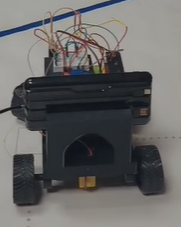
#> input picture media/robot-photos/version1/back.png, 181 x 227 px
$ python -i race.py   (imports and definitions only)
#> lines starting #> are read from the running program, lines starting #| are printed output that depends on the picture; after the words box and inside, x2 and y2 are one past the last pixel; in counts of white or black regions, pixels touching at a corner belong together
#> further down, picture is the input picture: shape (227, 181, 3); mean B, G, R 102.2, 102.7, 103.3
#!/usr/bin/env python3
"""
race.py  --  WRO Open Challenge, full run. Uses YOUR Camera + Drive classes.

Corner method (state machine):
  STRAIGHT (wall centering) -> line seen -> APPROACHING (drive TURN_DELAY_S)
  -> TURNING_90 (full lock for TURN_90_DURATION_S at TURN_SPEED)
  -> STRAIGHT again. First line color sets direction for the
  whole run. 12 corners = 3 laps -> FINISHING -> stop (+ LED).

Modes:
    python3 race.py            # race
    python3 race.py preview    # vision only, no motors
    python3 race.py snapshot   # save one annotated frame + print readings

== TUNE THESE (in order) ==
  1. TURN_DELAY_S        where the turn starts after the line is seen
  2. TURN_90_DURATION_S  how much it rotates (exit parallel to new straight)
  3. TURN_SPEED          only if the turn radius is wrong at full lock
Re-check timings after charging the battery (fresh battery turns faster).
"""

import sys
import time
from time import monotonic

import cv2
import numpy as np
from gpiozero import LED, Button

from camera import Camera
from drive import Drive


# ════════════════ CORNER TUNABLES ════════════════
TURN_DELAY_S        = 0      # drive straight this long after seeing the line (0 = turn immediately)
TURN_90_DURATION_S  = 1    # full-lock turn time  <-- MAIN corner knob
TURN_SPEED          = 0.35   # motor speed during the turn (0..1)
STOP_BEFORE_TURN_S  = 0.10   # (unused now: no stop before the turn)
CORNER_COOLDOWN_S   = 0.6    # ignore lines this long after a turn (was 1.0)
FIRST_ORANGE_MEANS  = "RIGHT"  # orange first -> clockwise -> right turns

# ════════════════ DRIVING ════════════════
STRAIGHT_SPEED      = 0.25
REVERSE_SPEED       = 0.30
RECOVER_SPEED       = 0.35

STEER_CENTER = 0
STEER_LEFT   = -65            # flip signs if your car steers mirrored
STEER_RIGHT  = 50

# wall centering (camera)
WALL_ROI_TOP    = 0.15
WALL_ROI_BOTTOM = 0.40
WALL_ROI_WIDTH  = 0.20
WALL_L_MAX      = 110         # LAB L below this = black wall (your calibration)
CAM_STEER_DEADBAND = 0.06
CAM_STEER_GAIN     = 90.0
CAM_MAX_OFFSET     = 70
STEER_SMOOTH_ALPHA = 0.35

# front-wall box: if a wall fills this, BACK UP then steer (user position)
FRONT_ROI_TOP    = 0.30
FRONT_ROI_BOTTOM = 0.50
FRONT_ROI_LEFT   = 0.20
FRONT_ROI_RIGHT  = 0.80
FRONT_WALL_THRESHOLD = 0.30   # fraction of the box that must be wall (lower = detect earlier)
BACKUP_ONE_SIDE_S = 0.4       # backup time when ONE half sees the wall (was 0.5)
BACKUP_BOTH_S     = 0.7       # backup time when BOTH halves see the wall (was 1)
LINE_BLIND_AFTER_REVERSE_S = 1   # ignore the line box this long after any backup
LINE_BLIND_AFTER_CORNER_S  = 2.0 # ignore the line box this long after a corner is detected

# pre-corner box: checked ONLY when a corner is detected, BEFORE turning.
# y 80-120 px; x is 10% narrower than the front box on EACH side (0.20 - 0.80).
PRECORNER_Y_TOP_PX    = 80
PRECORNER_Y_BOTTOM_PX = 120
PRECORNER_X_LEFT     = FRONT_ROI_LEFT + 0.15    # 0.40
PRECORNER_X_RIGHT    = FRONT_ROI_RIGHT - 0.15   # 0.60
PRECORNER_WALL_THRESHOLD = 0.30
PRECORNER_REVERSE_S  = 0.2     # (unused for corners now: they reverse until clear)
BACKUP_MAX_S         = 0.4     # safety cap: never reverse longer than this
CORNER_WAIT_S        = 1.0     # (unused now: no stop before the turn)

# stuck detection + recovery
STUCK_FRAME_DIFF_THRESHOLD = 3.0
STUCK_TIME_S               = 1.5
REVERSE_DURATION_S         = 1.5
RECOVER_FORWARD_DURATION_S = 1

# line detection
LINE_ROI_TOP    = 0.65
LINE_ROI_BOTTOM = 0.90
LINE_ROI_LEFT   = 0.10
LINE_ROI_RIGHT  = 0.90
ORANGE_LO = np.array([  5, 100,  80]);  ORANGE_HI = np.array([ 25, 255, 255])
BLUE_LO   = np.array([ 90,  80,  40]);  BLUE_HI   = np.array([130, 255, 255])
LINE_MIN_PIXELS = 150

TOTAL_CORNERS = 12
STOP_DELAY_S  = 0.5
LOOP_DT       = 0.06

LED_PIN = 22                  # finish LED (pin map: motor=17/27/25, servo=24, button=16)
START_BUTTON_GPIO = 16        # press to start the run; press again to stop
# ══════════════════════════════════════════════════


def clamp(v, lo, hi):
    return max(lo, min(hi, v))


def wall_rois(frame):
    h, w = frame.shape[:2]
    t, b = int(WALL_ROI_TOP * h), int(WALL_ROI_BOTTOM * h)
    ww = int(WALL_ROI_WIDTH * w)
    return frame[t:b, 0:ww], frame[t:b, w - ww:w]


def wall_amount(roi_bgr):
    lab = cv2.cvtColor(roi_bgr, cv2.COLOR_BGR2LAB)
    mask = lab[:, :, 0] < WALL_L_MAX
    return float(np.count_nonzero(mask)) / mask.size


# [8 lines left out: function front_wall_amount, not called in this run]


def front_wall_halves(frame):
    """(left_fraction, right_fraction) of the front box, split in half."""
    h, w = frame.shape[:2]
    t, b = int(FRONT_ROI_TOP * h), int(FRONT_ROI_BOTTOM * h)
    l, r = int(FRONT_ROI_LEFT * w), int(FRONT_ROI_RIGHT * w)
    mid = (l + r) // 2
    lab_l = cv2.cvtColor(frame[t:b, l:mid], cv2.COLOR_BGR2LAB)
    lab_r = cv2.cvtColor(frame[t:b, mid:r], cv2.COLOR_BGR2LAB)
    ml = lab_l[:, :, 0] < WALL_L_MAX
    mr = lab_r[:, :, 0] < WALL_L_MAX
    return (float(np.count_nonzero(ml)) / ml.size,
            float(np.count_nonzero(mr)) / mr.size)


def precorner_wall_amount(frame):
    """Fraction (0..1) of the pre-corner strip (x 0.15-0.85, y 0-150px) that is wall."""
    h, w = frame.shape[:2]
    y1 = max(0, PRECORNER_Y_TOP_PX)
    y2 = min(h, PRECORNER_Y_BOTTOM_PX)
    x1 = int(PRECORNER_X_LEFT * w)
    x2 = int(PRECORNER_X_RIGHT * w)
    lab = cv2.cvtColor(frame[y1:y2, x1:x2], cv2.COLOR_BGR2LAB)
    mask = lab[:, :, 0] < WALL_L_MAX
    return float(np.count_nonzero(mask)) / mask.size


def line_color(frame):
    h, w = frame.shape[:2]
    t, b = int(LINE_ROI_TOP * h), int(LINE_ROI_BOTTOM * h)
    l, r = int(LINE_ROI_LEFT * w), int(LINE_ROI_RIGHT * w)
    hsv = cv2.cvtColor(frame[t:b, l:r], cv2.COLOR_BGR2HSV)
    orange = cv2.countNonZero(cv2.inRange(hsv, ORANGE_LO, ORANGE_HI))
    blue   = cv2.countNonZero(cv2.inRange(hsv, BLUE_LO, BLUE_HI))
    if orange >= LINE_MIN_PIXELS and orange >= blue:
        return "ORANGE"
    if blue >= LINE_MIN_PIXELS:
        return "BLUE"
    return None


# [4 lines left out: function frame_diff, not called in this run]


def annotate(frame, extra=""):
#> called with extra = ''
    out = frame.copy()
    h, w = out.shape[:2]
#> h = 227; w = 181
    t, b = int(WALL_ROI_TOP * h), int(WALL_ROI_BOTTOM * h)
#> t = 34; b = 90
    ww = int(WALL_ROI_WIDTH * w)
#> ww = 36
    lroi, rroi = wall_rois(frame)
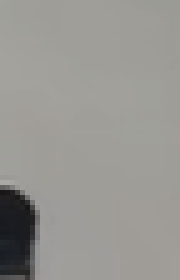
#> rroi: shape (56, 36, 3) (shown 5 times larger); mean B, G, R 146.4, 150.6, 151.9
    Lw, Rw = wall_amount(lroi), wall_amount(rroi)
#> in wall_amount, `lab = cv2.cvtColor(roi_bgr, cv2.COLOR_BGR2LAB)`: lab: shape (56, 36, 3); mean of channels 0, 1, 2 157.7, 128, 129.1
#> in wall_amount, `mask = lab[:, :, 0] < WALL_L_MAX`:
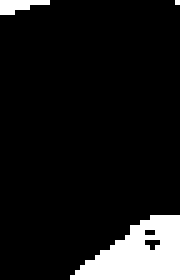
#> mask: shape (56, 36) bool (shown 5 times larger); 10% white; 3 white regions (2 under 20 px), largest, box (x1, y1, x2, y2) and area: (14, 43, 36, 56) 181
#> in wall_amount (call 2), `lab = cv2.cvtColor(roi_bgr, cv2.COLOR_BGR2LAB)`: lab: shape (56, 36, 3); mean of channels 0, 1, 2 158.3, 127.6, 130.5
#> in wall_amount (call 2), `mask = lab[:, :, 0] < WALL_L_MAX`:
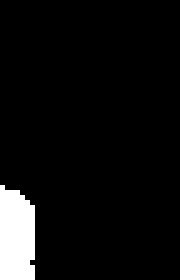
#> mask: shape (56, 36) bool (shown 5 times larger); 6% white; 1 white region, box (x1, y1, x2, y2) and area: (0, 37, 7, 56) 120
#> Lw = 0.0997; Rw = 0.0595
    cv2.rectangle(out, (0, t), (ww, b), (0, 255, 0), 2)
    cv2.rectangle(out, (w - ww, t), (w, b), (0, 255, 0), 2)
    cv2.putText(out, f"{Lw:.2f}", (4, t + 18), cv2.FONT_HERSHEY_SIMPLEX, 0.5, (0, 255, 0), 2)
    cv2.putText(out, f"{Rw:.2f}", (w - ww + 4, t + 18), cv2.FONT_HERSHEY_SIMPLEX, 0.5, (0, 255, 0), 2)
    # front-wall box (yellow), split into halves with per-half fractions
    ft, fb = int(FRONT_ROI_TOP * h), int(FRONT_ROI_BOTTOM * h)
#> ft = 68; fb = 113
    fl, fr = int(FRONT_ROI_LEFT * w), int(FRONT_ROI_RIGHT * w)
#> fl = 36; fr = 144
    fmid = (fl + fr) // 2
#> fmid = 90
    FwL, FwR = front_wall_halves(frame)
#> in front_wall_halves, `lab_l = cv2.cvtColor(frame[t:b, l:mid], cv2.COLOR_BGR2LAB)`: lab_l: shape (45, 54, 3); mean of channels 0, 1, 2 43.6, 128.4, 123.7
#> in front_wall_halves, `lab_r = cv2.cvtColor(frame[t:b, mid:r], cv2.COLOR_BGR2LAB)`: lab_r: shape (45, 54, 3); mean of channels 0, 1, 2 39.6, 127.7, 125.5
#> in front_wall_halves, `ml = lab_l[:, :, 0] < WALL_L_MAX`: ml: shape (45, 54) bool; 95.3% white; 5 black regions (3 under 20 px), largest, box (x1, y1, x2, y2) and area: (0, 0, 9, 9) 74, (18, 0, 27, 4) 34
#> in front_wall_halves, `mr = lab_r[:, :, 0] < WALL_L_MAX`:
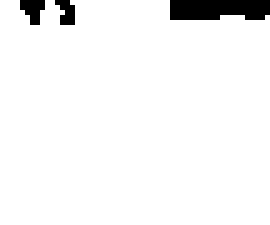
#> mr: shape (45, 54) bool (shown 5 times larger); 95.7% white; 3 black regions (2 under 20 px), largest, box (x1, y1, x2, y2) and area: (34, 0, 54, 4) 74
#> FwL = 0.953; FwR = 0.957
    cv2.rectangle(out, (fl, ft), (fr, fb), (0, 255, 255), 2)
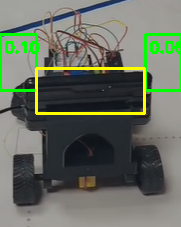
#> out: shape (227, 181, 3); mean B, G, R 96.3, 110.1, 103.1
    cv2.line(out, (fmid, ft), (fmid, fb), (0, 255, 255), 1)
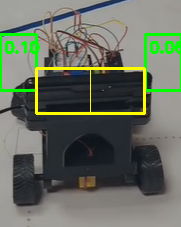
#> out: shape (227, 181, 3); 0.1% of pixels changed, all inside (x1, y1, x2, y2) = (90, 70, 91, 112)
    # inner cut lines (magenta): the pre-corner x boundaries drawn inside the
    # front box, so you can see the half-split AND the inner corner region.
    # Position controlled by PRECORNER_X_LEFT / PRECORNER_X_RIGHT
    # (= FRONT_ROI_LEFT + 0.15 / FRONT_ROI_RIGHT - 0.15 -- change the 0.15 offsets).
    icl = int(PRECORNER_X_LEFT * w)
#> icl = 63
    icr = int(PRECORNER_X_RIGHT * w)
#> icr = 117
    cv2.line(out, (icl, ft), (icl, fb), (255, 0, 255), 1)
#> out: shape (227, 181, 3); 0.11% of pixels changed, all inside (x1, y1, x2, y2) = (63, 68, 64, 114)
    cv2.line(out, (icr, ft), (icr, fb), (255, 0, 255), 1)
    cv2.putText(out, f"FL={FwL:.2f}", (fl + 4, ft + 18),
                cv2.FONT_HERSHEY_SIMPLEX, 0.5, (0, 255, 255), 2)
    cv2.putText(out, f"FR={FwR:.2f}", (fmid + 4, ft + 18),
                cv2.FONT_HERSHEY_SIMPLEX, 0.5, (0, 255, 255), 2)

    # pre-corner box (magenta), x 0.15-0.85, y 0-150px
    py2 = min(h, PRECORNER_Y_BOTTOM_PX)
#> py2 = 120
    px1 = int(PRECORNER_X_LEFT * w)
#> px1 = 63
    px2 = int(PRECORNER_X_RIGHT * w)
#> px2 = 117
    Pw = precorner_wall_amount(frame)
#> in precorner_wall_amount, `lab = cv2.cvtColor(frame[y1:y2, x1:x2], cv2.COLOR_BGR2LAB)`: lab: shape (40, 54, 3); mean of channels 0, 1, 2 35.4, 127.4, 123.8
#> in precorner_wall_amount, `mask = lab[:, :, 0] < WALL_L_MAX`: mask: shape (40, 54) bool; every value is 1
#> Pw = 1
    cv2.rectangle(out, (px1, PRECORNER_Y_TOP_PX), (px2, py2), (255, 0, 255), 2)
    cv2.putText(out, f"P={Pw:.2f}", (px2 - 105, py2 - 8),
                cv2.FONT_HERSHEY_SIMPLEX, 0.5, (255, 0, 255), 2)

    lt, lb = int(LINE_ROI_TOP * h), int(LINE_ROI_BOTTOM * h)
    ll, lr = int(LINE_ROI_LEFT * w), int(LINE_ROI_RIGHT * w)
    color = line_color(frame)
#> in line_color, `hsv = cv2.cvtColor(frame[t:b, l:r], cv2.COLOR_BGR2HSV)`: hsv: shape (57, 144, 3); mean H, S, V 86.2, 40, 65.8
#> in line_color, `orange = cv2.countNonZero(cv2.inRange(hsv, ORANGE_LO, ORANGE_HI))`: orange = 140
#> in line_color, `blue   = cv2.countNonZero(cv2.inRange(hsv, BLUE_LO, BLUE_HI))`: blue = 0
    box = (0, 165, 255) if color == "ORANGE" else (255, 0, 0) if color == "BLUE" else (0, 0, 255)
#> box = (0, 0, 255)
    cv2.rectangle(out, (ll, lt), (lr, lb), box, 2)
    cv2.putText(out, f"line:{color} {extra}", (5, 20),
                cv2.FONT_HERSHEY_SIMPLEX, 0.5, (0, 0, 255), 2)
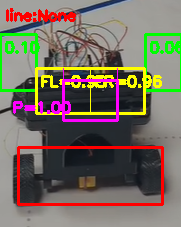
#> out: shape (227, 181, 3); mean B, G, R 96, 108.6, 118.1
    return out


# [248 lines left out: functions race, preview, snapshot, not called in this run]

# [12 lines not run here, left out]

>>> import cv2
>>> picture = cv2.imread('../../media/robot-photos/version1/back.png')
>>> result = annotate(picture)
